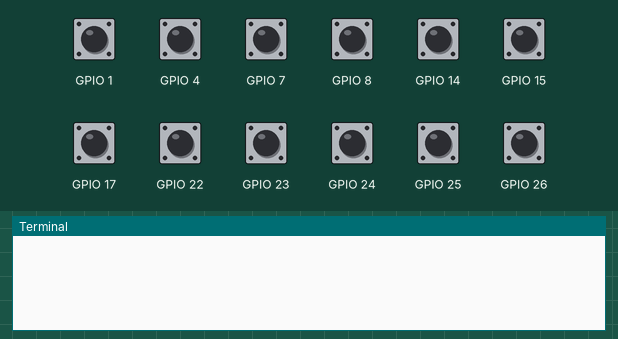
Recording of a program running on a simulated Raspberry Pi (BCM pin numbers). On the bench: the last lines printed to the terminal. The test bench sets the inputs (shaded band); at power-on: GPIO 1, GPIO 4, GPIO 7, GPIO 8, GPIO 14, GPIO 15, GPIO 17, GPIO 22–26 HIGH.

Above: at 1.2 s.
1.3 s: GPIO 1 pulled LOW for 0.15 s
At 2.3 s:
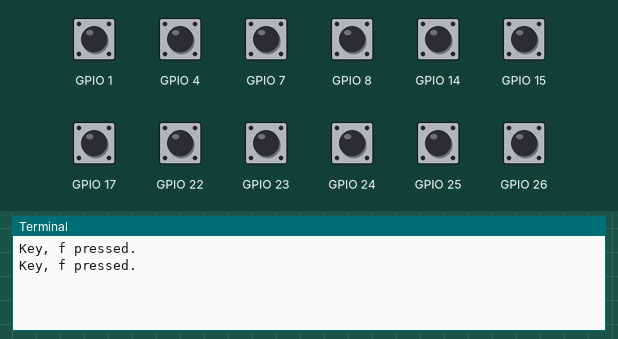
2.9 s: GPIO 4 pulled LOW for 0.15 s
At 3.5 s:
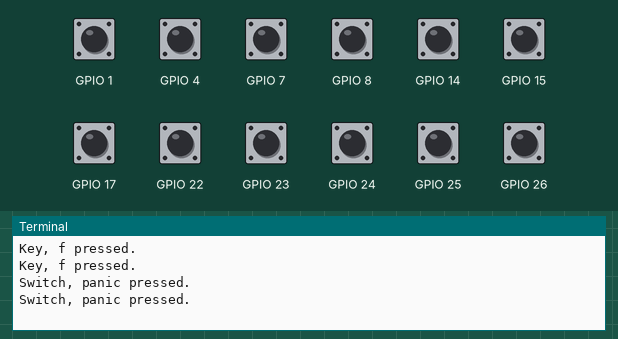
4.5 s: GPIO 7 pulled LOW for 0.15 s
At 5.8 s:
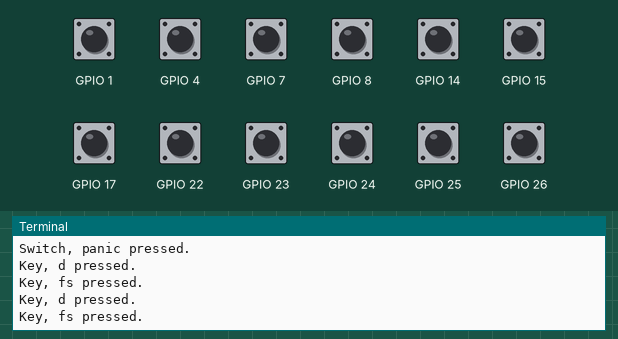
6.1 s: GPIO 8 pulled LOW for 0.15 s
At 7.3 s:
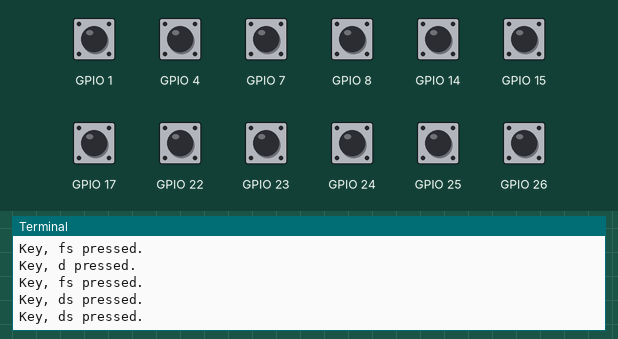
7.7 s: GPIO 14 pulled LOW for 0.15 s
At 8.5 s:
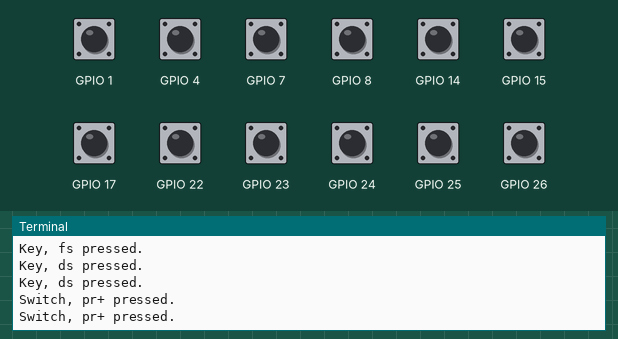
9.3 s: GPIO 17 pulled LOW for 0.15 s
At 9.8 s:
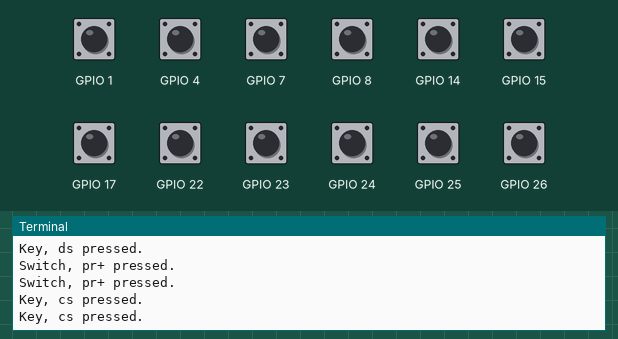

Measured:
- after the input at 1.3 s, the terminal: prints a new line at once (image 1)
- after the input at 2.9 s, the terminal: prints a new line at once (image 2)
- after the input at 4.5 s, the terminal: prints a new line at once (image 3)
- after the input at 6.1 s, the terminal: prints a new line at once (image 4)
- after the input at 7.7 s, the terminal: prints a new line at once (image 5)
- after the input at 9.3 s, the terminal: prints a new line at once (image 6)

The program:

gpiotest.py
```python
import RPi.GPIO as GPIO
import time

# keys open on press
keys = {
   "c": 26,
  "cs": 17,
   "d": 7,
   "ds": 8,
   "e": 25,
   "f": 1,
   "fs": 7,
#   "g": 10,
#   "gs": 22,
#   "a": 23,
#   "as": 25,
   "b": 24,
#   "c2": 4
}

# switches close on press
switches = {
    "pr+": 14,
    "pr-": 15,
    "vol+": 23,
    "vol-": 22,
    "panic": 4
}

try:
    GPIO.setmode(GPIO.BCM)
    # Setup your channels
    for key, value in keys.items():
        GPIO.setup(value, GPIO.IN, pull_up_down=GPIO.PUD_UP)
    for key, value in switches.items():
        GPIO.setup(value, GPIO.IN, pull_up_down=GPIO.PUD_UP)
    # To test the value of a pin use the .input method
    while(True):
        for key, value in switches.items():
            if GPIO.input(value) == GPIO.LOW:
                print('Switch, ' + key + ' pressed.')
        for key, value in keys.items():
            if GPIO.input(value) == GPIO.LOW:
                print('Key, ' + key + ' pressed.')
        time.sleep(0.1)
except KeyboardInterrupt: # If CTRL+C is pressed, exit cleanly:
    print("Keyboard interrupt")

except RuntimeWarning as e:
    print(str(e))

finally:
    print("clean up")
    GPIO.cleanup() # cleanup all GPIO
```
